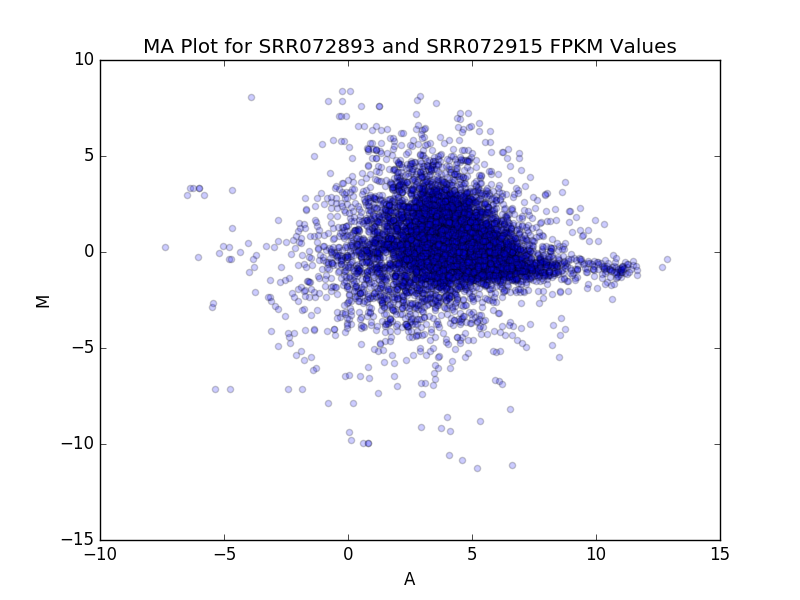

Generate this figure with Python:
#!/usr/bin/env python

import sys
import pandas as pd
import matplotlib.pyplot as plt
import numpy as np

df = pd.read_table(sys.argv[1])
df2 = pd.read_table(sys.argv[2])

df_roi = df["FPKM"].values
df2_roi = df2["FPKM"].values

M_values = []
A_values = []
M_values = (np.log2(df_roi)-np.log2(df2_roi))
A_values = 0.5*(np.log2(df_roi)+np.log2(df2_roi))


plt.figure()
plt.ylabel("M")
plt.xlabel("A")
plt.title("MA Plot for SRR072893 and SRR072915 FPKM Values")
plt.scatter(A_values, M_values, alpha=0.2)
plt.savefig("d4-homework-q3.png")
plt.close



